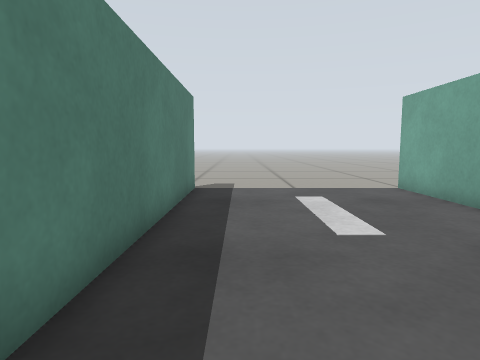
View 1 (above)

14 first-person views from a walk through a world built for the Gazebo simulator. The camera is 0.36 m above the floor, tilts 6° down and sees 75° across. The floor is counted in squares, 0.25 m on a side. Each view is taken from the middle of a square. On the plan, view 1 faces up. The plan holds only what a view shows up to about 14 squares ahead; the rest is blank.

View 2
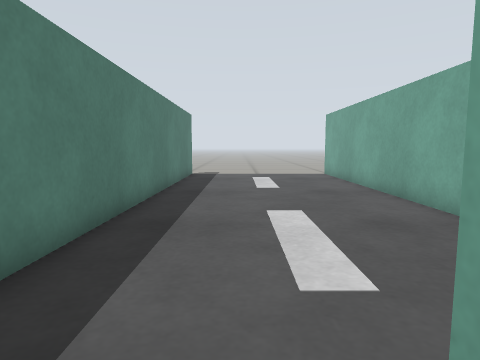

View 3
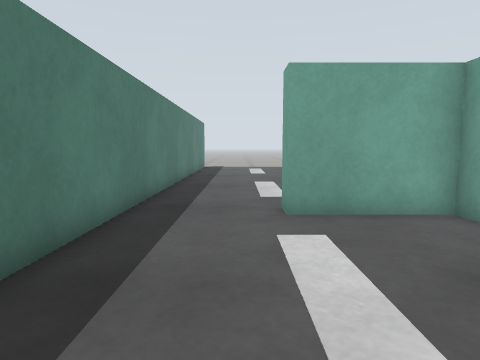

View 4
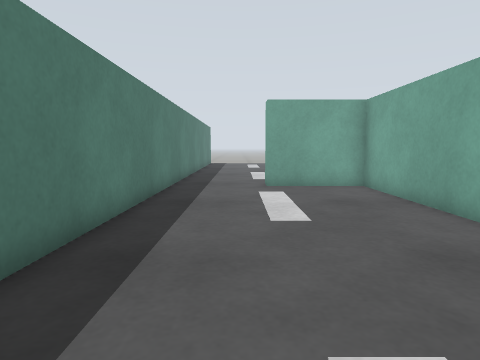

View 5
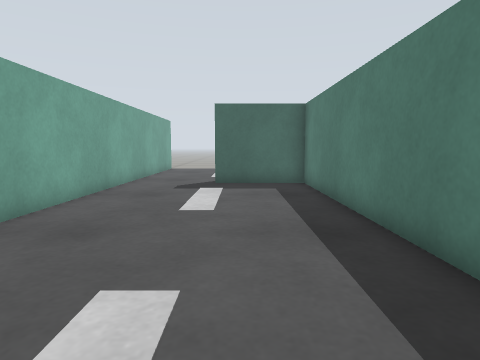

View 6
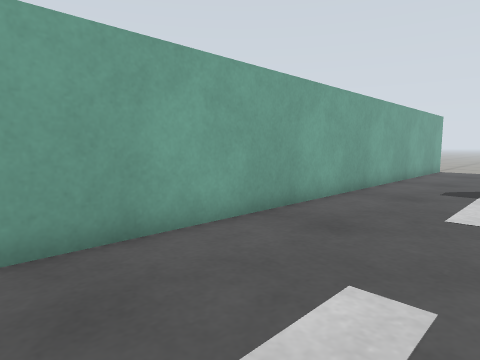

View 7
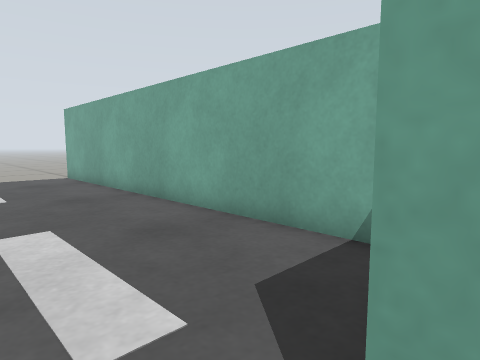

View 8
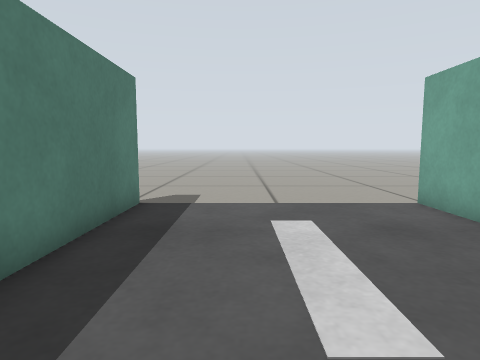

View 9
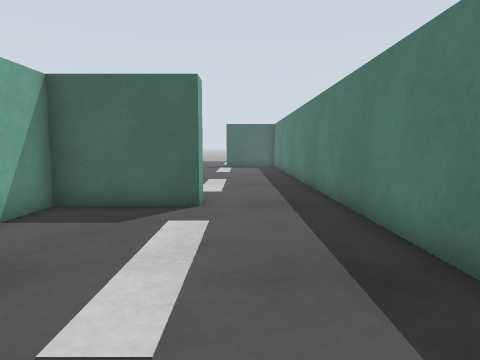

View 10
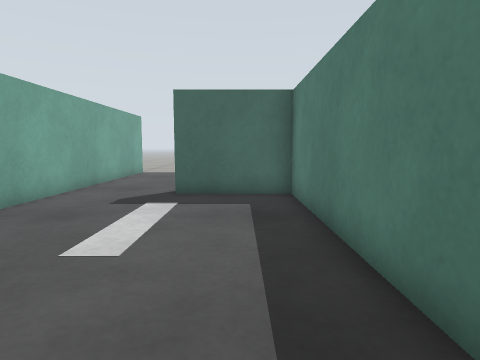

View 11
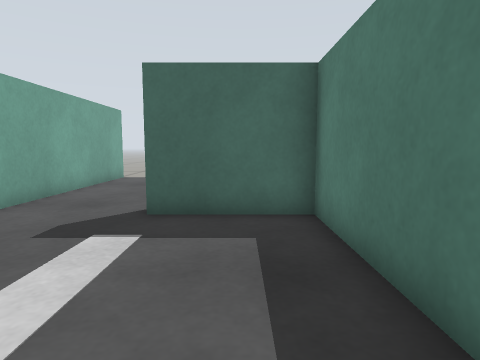

View 12
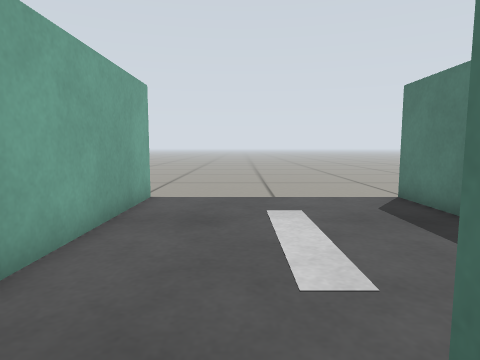

View 13
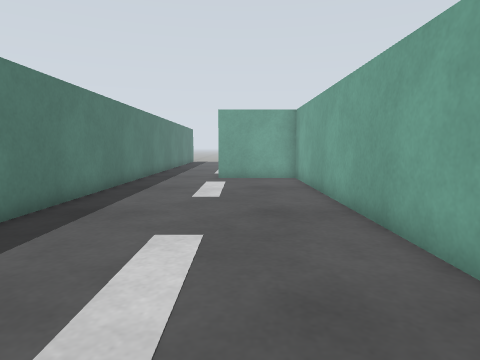

View 14
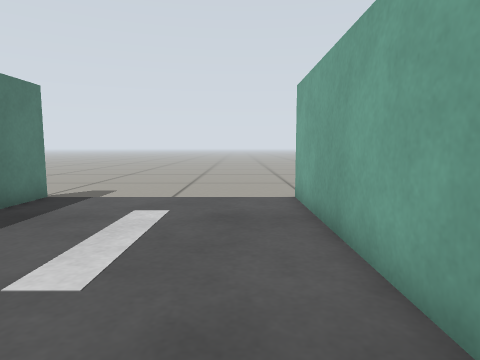

### Floor plan
Points are (right, up) in squares from view 1. A wall is a line through its corners. A room is listed if a view was taken in it or the views show most of it. See-through windows are left out.
Room 1 (views 1, 7, 8, 9, 14)
walls: (-1.6, 11) (-1.6, -5.4); (2, -5.4) (2, -4.6) (5.6, -4.6) (5.6, 11)
ways out: opening at (0, -5) to room 2; opening at (-2, 13); opening at (6, 13)
Room 2 (views 2, 3, 4, 5, 6, 10, 11, 12, 13)
walls: (-1.6, -5.4) (-1.6, -20.6) (2, -20.6); (5.6, -21.5) (5.6, -5.4) (2, -5.4)
ways out: opening at (0, -5) to room 1; opening at (4, -21)

Where each view was taken, in squares from view 1:
view 1: 0 up, 0 right, facing up
view 2: 6 down, 1 right, facing up
view 3: 12 down, 1 right, facing up
view 4: 17 down, 1 right, facing up
view 5: 8 down, 1 right, facing down
view 6: 8 down, 1 right, facing down-right
view 7: 5 down, 1 right, facing up-right
view 8: 3 up, 1 right, facing up
view 9: 3 up, 1 right, facing down
view 10: 11 down, 0 right, facing down
view 11: 14 down, 0 right, facing down
view 12: 20 down, 3 right, facing down
view 13: 20 down, 3 right, facing up
view 14: 2 up, 4 right, facing up
